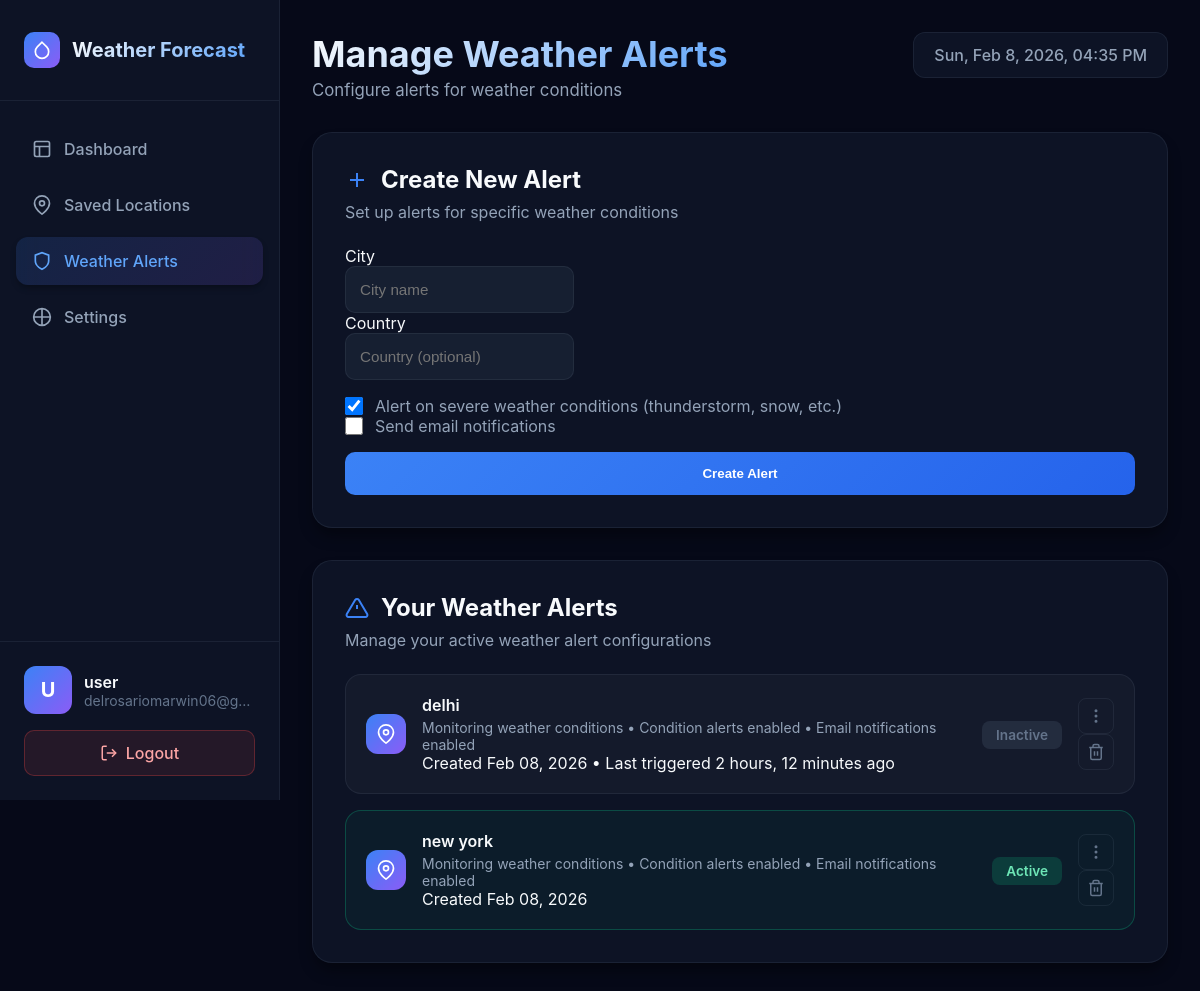
The page /alerts/manage/ (signed in) on the database its author committed.
### core/models.py (models this page shows, shortened)
class AlertPreference(models.Model):
    user = models.ForeignKey(
        settings.AUTH_USER_MODEL, on_delete=models.CASCADE, related_name='alert_preferences'
    )
    city = models.CharField(max_length=120)
    country = models.CharField(max_length=80, blank=True)
    temperature_threshold = models.DecimalField(max_digits=5, decimal_places=2, null=True, blank=True)
    condition_alerts = models.BooleanField(default=True)
    email_alerts = models.BooleanField(default=False)
    is_active = models.BooleanField(default=True)
    created_at = models.DateTimeField(default=timezone.now)  # Changed from auto_now_add
    updated_at = models.DateTimeField(auto_now=True)
    last_triggered = models.DateTimeField(null=True, blank=True)
    class Meta:
        unique_together = ['user', 'city', 'country']

### core/views.py (the view)
# urls.py: path('alerts/manage/', views.manage_alerts, name='manage_alerts'),
@login_required
def manage_alerts(request):
    alerts = AlertPreference.objects.filter(user=request.user).order_by('-created_at')
    return render(request, 'dashboard/manage_alerts.html', {'alerts': alerts})

### templates/dashboard/manage_alerts.html (shortened to what this page needs)
{% load static %}
<!DOCTYPE html>
<html lang="en">
<head>
    <link rel="stylesheet" href="{% static 'css/dashboard.css' %}">
</head>
<body>
    <aside class="sidebar">
        <div class="sidebar-header">
            <div class="logo">
                <svg class="logo-icon" viewBox="0 0 24 24" fill="none" stroke="currentColor">
                    <path d="M12 2.69l5.66 5.66a8 8 0 1 1-11.31 0z"/>
                </svg>
                <span class="logo-text">Weather Forecast</span>
            </div>
        </div>
        <nav class="sidebar-nav">
            <a href="{% url 'dashboard' %}" class="nav-item">
                <svg class="nav-icon" viewBox="0 0 24 24" fill="none" stroke="currentColor">
                    <rect x="3" y="3" width="18" height="18" rx="2"/>
                    <path d="M3 9h18M9 21V9"/>
                </svg>
                <span>Dashboard</span>
            </a>
            <a href="{% url 'saved_locations' %}" class="nav-item">
                <svg class="nav-icon" viewBox="0 0 24 24" fill="none" stroke="currentColor">
                    <path d="M21 10c0 7-9 13-9 13s-9-6-9-13a9 9 0 0 1 18 0z"/>
                    <circle cx="12" cy="10" r="3"/>
                </svg>
                <span>Saved Locations</span>
            </a>
            <a href="{% url 'manage_alerts' %}" class="nav-item active">
                <svg class="nav-icon" viewBox="0 0 24 24" fill="none" stroke="currentColor">
                    <path d="M12 22s8-4 8-10V5l-8-3-8 3v7c0 6 8 10 8 10z"/>
                </svg>
                <span>Weather Alerts</span>
            </a>
            <a href="{% url 'settings' %}" class="nav-item">
                <svg class="nav-icon" viewBox="0 0 24 24" fill="none" stroke="currentColor">
                    <path d="M12 2v20M2 12h20"/>
                    <circle cx="12" cy="12" r="10"/>
                </svg>
                <span>Settings</span>
            </a>
        </nav>
        <div class="sidebar-footer">
            <div class="user-profile">
                <div class="user-avatar">
                    {{ request.user.username|slice:":1"|upper }}
                </div>
                <div class="user-info">
                    <div class="user-name">{{ request.user.username }}</div>
                    <div class="user-email">{{ request.user.email|default:"user@example.com" }}</div>
                </div>
            </div>
            <a href="{% url 'logout' %}" class="logout-btn">
                <svg viewBox="0 0 24 24" fill="none" stroke="currentColor">
                    <path d="M9 21H5a2 2 0 0 1-2-2V5a2 2 0 0 1 2-2h4"/>
                    <polyline points="16 17 21 12 16 7"/>
                    <line x1="21" y1="12" x2="9" y2="12"/>
                </svg>
                Logout
            </a>
        </div>
    </aside>
    <main class="main-content">
        <header class="dashboard-header">
            <div class="header-content">
                <div>
                    <h1 class="page-title">Manage Weather Alerts</h1>
                    <p class="page-subtitle">Configure alerts for weather conditions</p>
                </div>
                <div class="header-actions">
                    <div class="current-time" id="currentTime"></div>
                </div>
            </div>
        </header>
        <section class="search-section">
            <div class="search-card">
                <h2 class="section-title">
                    <svg class="title-icon" viewBox="0 0 24 24" fill="none" stroke="currentColor">
                        <path d="M12 5v14M5 12h14"/>
                    </svg>
                    Create New Alert
                </h2>
                <p class="section-subtitle">Set up alerts for specific weather conditions</p>
                <form method="post" action="{% url 'create_alert' %}" class="compact-form">
                    <div class="form-grid">
                        <div class="form-group">
                            <label for="city">City</label><br>
                            <input type="text" id="city" name="city" placeholder="City name" required>
                        </div>
                        <div class="form-group">
                            <label for="country">Country</label><br>
                            <input type="text" id="country" name="country" placeholder="Country (optional)">
                        </div>
                    </div>
                    <div class="form-options">
                        <label class="checkbox-label">
                            <input type="checkbox" name="condition_alerts" checked>
                            <span>Alert on severe weather conditions (thunderstorm, snow, etc.)</span>
                        </label>
                        <label class="checkbox-label">
                            <input type="checkbox" name="email_alerts">
                            <span>Send email notifications</span>
                        </label>
                    </div>
                    <button type="submit" class="submit-btn">Create Alert</button>
                </form>
            </div>
        </section>
        <section class="forecast-section">
            <div class="forecast-card">
                <h2 class="section-title">
                    <svg class="title-icon" viewBox="0 0 24 24" fill="none" stroke="currentColor">
                        <path d="M10.29 3.86L1.82 18a2 2 0 0 0 1.71 3h16.94a2 2 0 0 0 1.71-3L13.71 3.86a2 2 0 0 0-3.42 0z"/>
                        <line x1="12" y1="9" x2="12" y2="13"/>
                        <line x1="12" y1="17" x2="12.01" y2="17"/>
                    </svg>
                    Your Weather Alerts
                </h2>
                <p class="section-subtitle">Manage your active weather alert configurations</p>
                {% if alerts %}
                <div class="alert-list">
                    {% for alert in alerts %}
                    <div class="alert-item {% if alert.is_active %}active{% endif %}">
                        <div class="alert-icon">
                            <svg viewBox="0 0 24 24" fill="none" stroke="currentColor">
                                <path d="M21 10c0 7-9 13-9 13s-9-6-9-13a9 9 0 0 1 18 0z"/>
                                <circle cx="12" cy="10" r="3"/>
                            </svg>
                        </div>
                        <div class="alert-content">
                            <div class="alert-city">{{ alert.city }}{% if alert.country %}, {{ alert.country }}{% endif %}</div>
                            <div class="alert-threshold">
                                {% if alert.temperature_threshold %}
                                Temperature threshold: {{ alert.temperature_threshold }}°C
                                {% else %}
                                Monitoring weather conditions
                                {% endif %}
                                {% if alert.condition_alerts %}• Condition alerts enabled{% endif %}
                                {% if alert.email_alerts %}• Email notifications enabled{% endif %}
                            </div>
                            <div class="alert-meta">
                                Created {{ alert.created_at|date:"M d, Y" }}
                                {% if alert.last_triggered %}• Last triggered {{ alert.last_triggered|timesince }} ago{% endif %}
                            </div>
                        </div>
                        <div class="alert-status">
                            {% if alert.is_active %}
                            <span class="status-badge active">Active</span>
                            {% else %}
                            <span class="status-badge inactive">Inactive</span>
                            {% endif %}
                        </div>
                        <div class="alert-actions">
                            <button class="alert-action-btn" onclick="toggleAlert('{{ alert.id }}')" title="Toggle active/inactive">
                                <svg viewBox="0 0 24 24" fill="none" stroke="currentColor">
                                    <circle cx="12" cy="12" r="1"/>
                                    <circle cx="12" cy="5" r="1"/>
                                    <circle cx="12" cy="19" r="1"/>
                                </svg>
                            </button>
                            <button class="alert-action-btn delete-btn" onclick="deleteAlert('{{ alert.id }}')" title="Delete alert">
                                <svg viewBox="0 0 24 24" fill="none" stroke="currentColor">
                                    <path d="M3 6h18M19 6v14a2 2 0 0 1-2 2H7a2 2 0 0 1-2-2V6m3 0V4a2 2 0 0 1 2-2h4a2 2 0 0 1 2 2v2"/>
                                    <line x1="10" y1="11" x2="10" y2="17"/>
                                    <line x1="14" y1="11" x2="14" y2="17"/>
                                </svg>
                            </button>
                        </div>
                    </div>
                    {% endfor %}
                </div>
                {% endif %}
            </div>
        </section>
    </main>
</body>
</html>

### rows shown on the page
AlertPreference: city "delhi", shows "Monitoring weather conditions", condition_alerts "• Condition alerts enabled", email_alerts "• Email notifications enabled", created_at "Feb 08, 2026", last_triggered "2 hours, 12 minutes", is_active "Inactive"
AlertPreference: city "new york", shows "Monitoring weather conditions", condition_alerts "• Condition alerts enabled", email_alerts "• Email notifications enabled", created_at "Feb 08, 2026", is_active "Active"

### other values the page prints
{{ request.user.username|slice:":1"|upper }} "U"
{{ request.user.username }} "user"
{{ request.user.email|default:"user@example.com" }} "delrosariomarwin06@g…"
